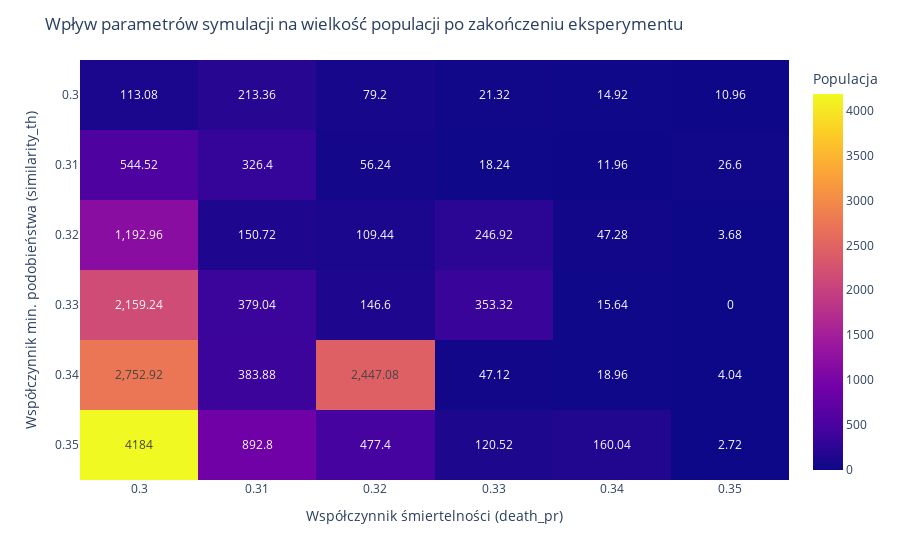

Source (notebook cell):
### Code cell
Plots.heatmap(results, death_pr, similarity_th, labels).show()

### Figure 1 — Plotly figure (JSON) as saved in the notebook; plotly's stock layout.template omitted (floating-point values rounded to 4 significant figures)
{"data": [{"coloraxis": "coloraxis", "hovertemplate": "Współczynnik śmiertelności (death_pr): %{x}<br>Współczynnik min. podobieństwa (similarity_th): %{y}<br>Populacja: %{z}<extra></extra>", "name": "0", "texttemplate": "%{z}", "type": "heatmap", "x": [0.3, 0.31, 0.32, 0.33, 0.34, 0.35], "xaxis": "x", "y": [0.3, 0.31, 0.32, 0.33, 0.34, 0.35], "yaxis": "y", "z": [[113.1, 213.4, 79.2, 21.32, 14.92, 10.96], [544.5, 326.4, 56.24, 18.24, 11.96, 26.6], [1193.0, 150.7, 109.4, 246.9, 47.28, 3.68], [2159.0, 379.0, 146.6, 353.3, 15.64, 0], [2753.0, 383.9, 2447.0, 47.12, 18.96, 4.04], [4184, 892.8, 477.4, 120.5, 160.0, 2.72]]}], "layout": {"coloraxis": {"colorbar": {"title": {"text": "Populacja"}}, "colorscale": [[0, "#0d0887"], [0.1111, "#46039f"], [0.2222, "#7201a8"], [0.3333, "#9c179e"], [0.4444, "#bd3786"], [0.5556, "#d8576b"], [0.6667, "#ed7953"], [0.7778, "#fb9f3a"], [0.8889, "#fdca26"], [1, "#f0f921"]]}, "margin": {"t": 60}, "title": {"text": "Wpływ parametrów symulacji na wielkość populacji po zakończeniu eksperymentu"}, "xaxis": {"anchor": "y", "domain": [0, 1], "title": {"text": "Współczynnik śmiertelności (death_pr)"}}, "yaxis": {"anchor": "x", "autorange": "reversed", "domain": [0, 1], "title": {"text": "Współczynnik min. podobieństwa (similarity_th)"}}}}
